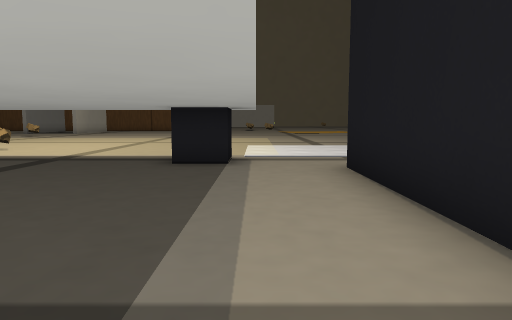
View 1 (above)

21 first-person views from a walk through a Godot game level. The camera is 1.5 m above the floor, tilts 6° down and sees 70° across. The floor is counted in squares, 2 m on a side. Each view is taken from the middle of a square. On the plan, view 1 faces up. The plan holds only what a view shows up to about 11 squares ahead; the rest is blank. The place goes on beyond the plan. Characters and animated objects are left out. Some surface patterns are stand-ins.

View 2
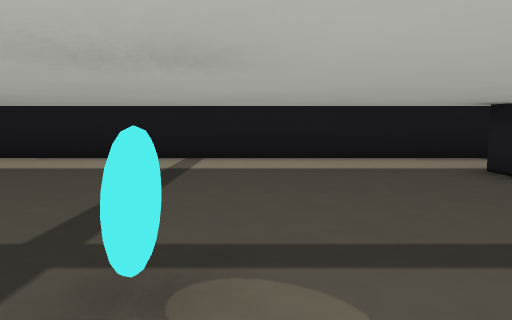

View 3
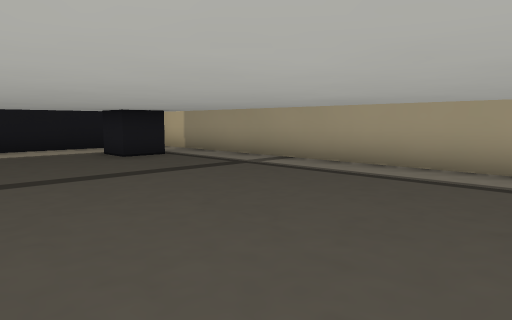

View 4
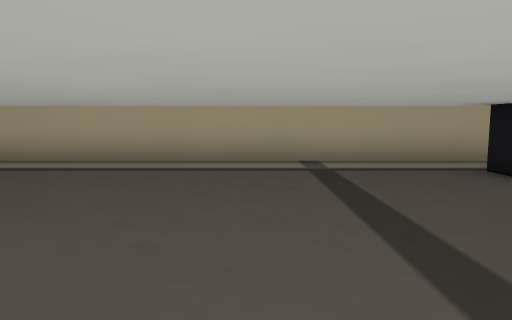

View 5
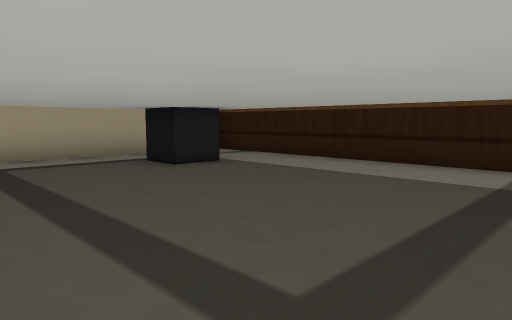

View 6
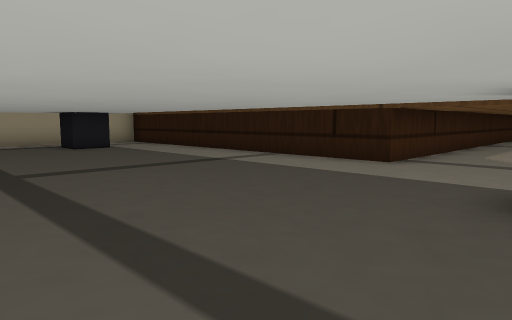

View 7
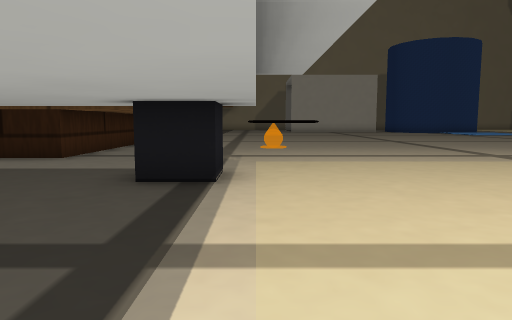

View 8
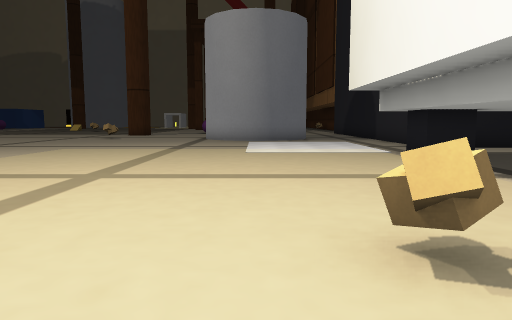

View 9
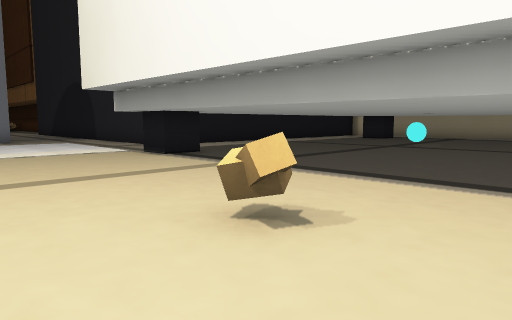

View 10
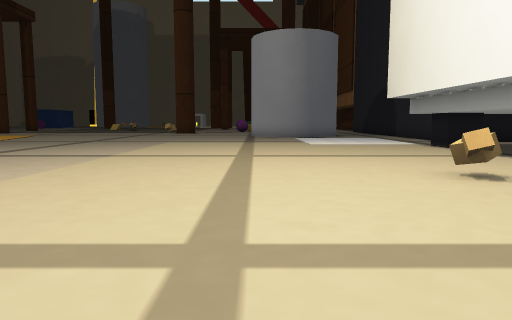

View 11
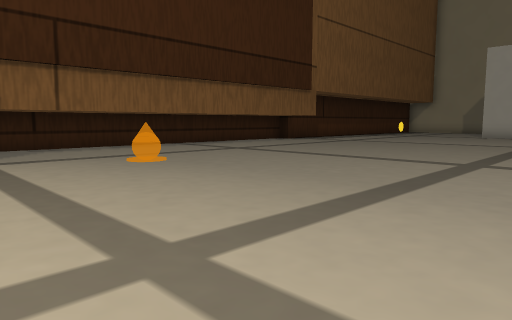

View 12
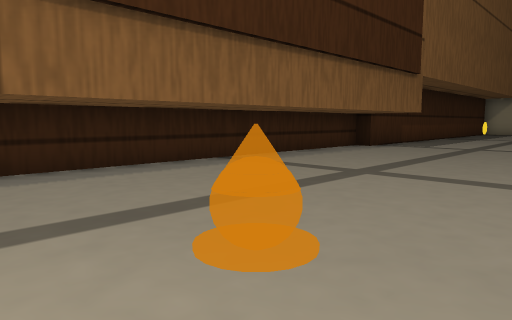

View 13
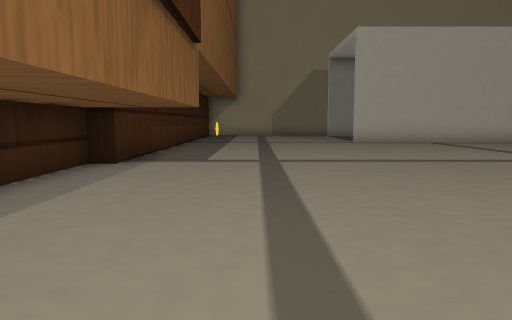

View 14
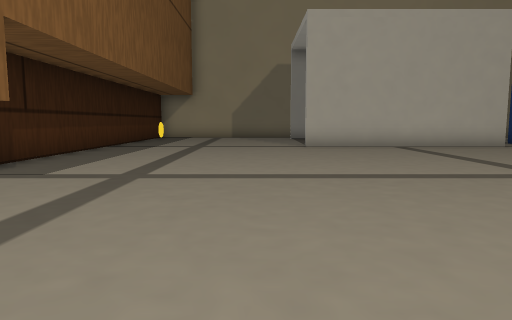

View 15
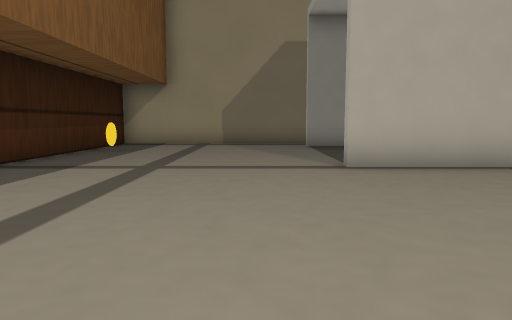

View 16
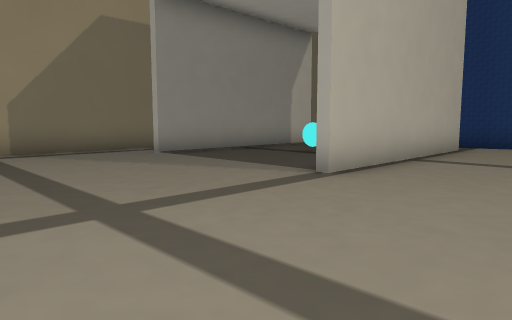

View 17
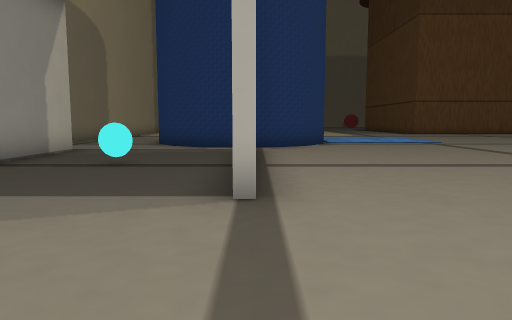

View 18
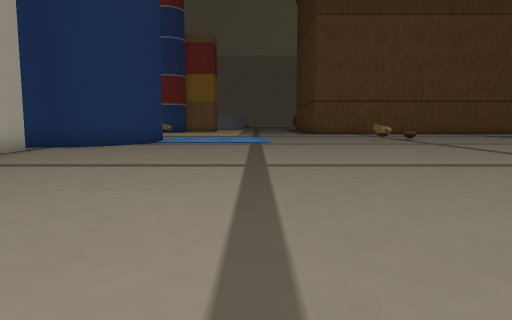

View 19
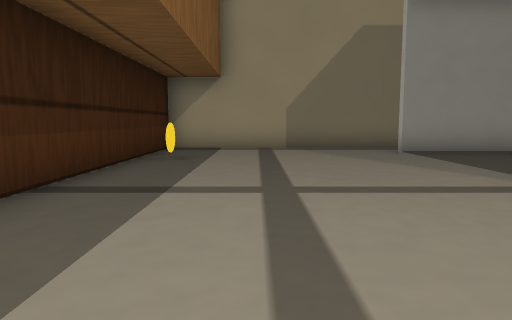

View 20
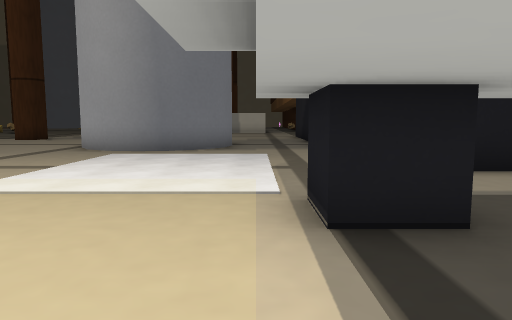

View 21
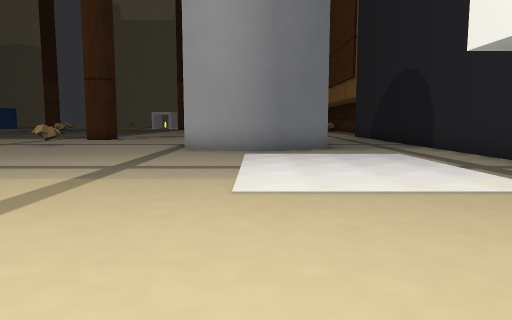

### Floor plan
Points are (right, up) in squares from view 1. A wall is a line through its corners. A room is listed if a view was taken in it or the views show most of it. See-through windows are left out.
Room 1 (views 1, 2, 3, 4, 5, 6, 7, 8, 9, 10, 11, 12, 13, 14, 15, 16, 17, 18, 19, 20, 21)
walls: (-13.5, 7.5) (-12.5, 7.5) (-12.5, 6.5); (-7.4, 9.9) (-7.2, 10.3) (-6.9, 10.1); (-7.1, 9.6) (-7.3, 10); (-1.5, 7.5) (-0.5, 7.5) (-0.5, 6.5) (-1.5, 6.5) (-1.5, 7.5); (-13.6, -3.5) (-12.5, -3.5) (-12.5, -4.5); (-13.5, -6) (0.8, -6); (-27.5, 4) (-15.5, 4) (-15.5, -6); (3.1, 6) (7.1, 6); (-1.5, -4.6) (-1.5, -3.5) (-0.5, -3.5); (1.5, -4.9) (1.5, 6); (7.2, 8.8) (6.6, 8.9) (5.9, 9.4) (5.4, 10.1) (5.2, 11) (5.4, 11.9) (5.9, 12.6) (6.7, 13.1); (-32.8, 18.1) (-33.3, 17.7) (-34.5, 17.5) (-35.6, 17.7) (-36.1, 18.1); (-34, 16.6) (-34, 10.5); (-38.8, 16.5) (-38.8, 10.5); (-40.5, 5.1) (-40.5, 4.5) (-27.5, 4.5)
low walls: (-7.3, 10) (-6.8, 10.3)
objects: other object (-37, 5); other object (-36, 13); other object (-4, 0)

Positions as (right, up) in squares from view 1, and headings:
1: (0, 0), facing up
2: (-6, 0), facing right
3: (-9, 0), facing down-right
4: (-9, 1), facing down
5: (-9, 2), facing down-left
6: (-9, 7), facing down-left
7: (-8, 8), facing left
8: (-9, 11), facing right
9: (-9, 12), facing down-right
10: (-12, 13), facing right
11: (-15, 15), facing down-left
12: (-17, 10), facing down-left
13: (-21, 7), facing left
14: (-23, 9), facing left
15: (-28, 9), facing left
16: (-31, 6), facing up-left
17: (-34, 7), facing up
18: (-28, 7), facing up
19: (-30, 7), facing left
20: (-4, 8), facing right
21: (-4, 11), facing right
